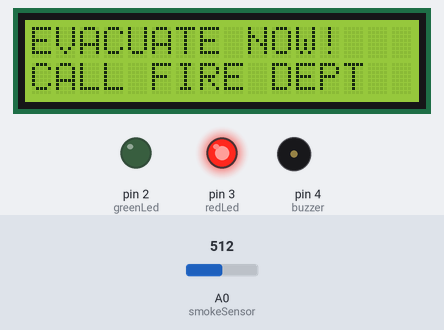
The sketch below on a simulated Arduino Uno, built with avr-gcc and run on an emulated ATmega328P. Shown: 16×2 character LCD, output pins drawn as LEDs (lit = HIGH), buzzer (waves = sounding). Inputs (shaded band) come from the test bench; at power-on: A0 (smokeSensor) = 512. What the sketch prints to the serial monitor is not drawn.

Above: at 6.8 s.
6.9 s: A0 (smokeSensor) set to 491
At 7.8 s:
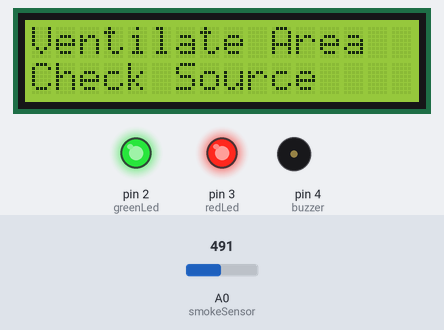
9.9 s: A0 (smokeSensor) set to 357
At 10.3 s:
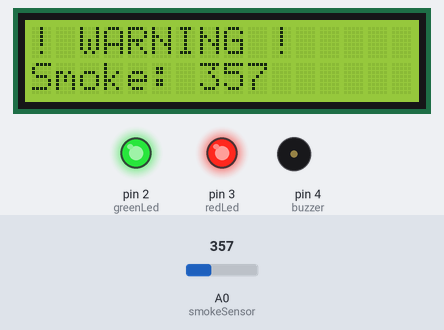
11.9 s: A0 (smokeSensor) set to 331
At 12.4 s:
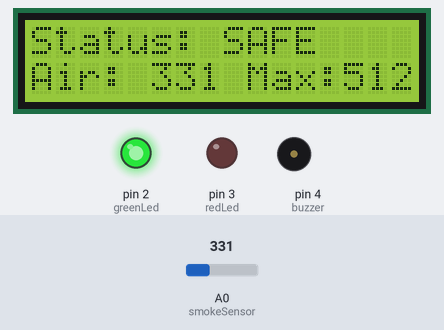
13.4 s: A0 (smokeSensor) set to 510
At 13.6 s:
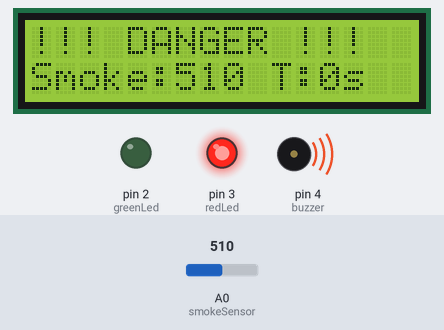
Timing chart, 0 to 17.4 s (numbered marks = the images above; inputs shaded):
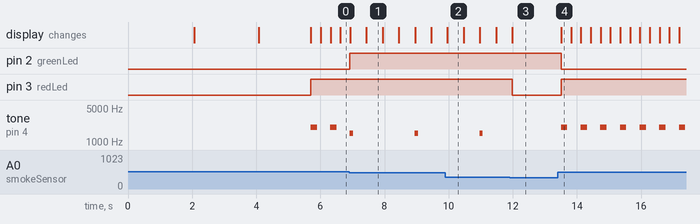

Measured:
- the behaviour switches between 500 and 499 on A0 (smokeSensor) (found by bisection; images 0 and 1)
- the behaviour switches between 350 and 349 on A0 (smokeSensor) (found by bisection; images 2 and 3)
- after the input at 6.9 s, pin 2 (greenLed): LOW → HIGH at once; tone on pin 4 (buzzer): alternates 1500 Hz for 0.10 s and silent for 1.9 s, starting at once; the display: first changes at once (image 1 shows a later state)
- after the input at 9.9 s, the display: changes after 0.06 s (image 2)
- after the input at 11.9 s, pin 3 (redLed): HIGH → LOW after 0.08 s; tone on pin 4 (buzzer): stays silent (without the input it goes to 1500 Hz after 1.1 s); the display: changes after 0.09 s (image 3)
- after the input at 13.4 s, pin 2 (greenLed): HIGH → LOW after 0.10 s; pin 3 (redLed): LOW → HIGH after 0.10 s; tone on pin 4 (buzzer): alternates 2000 Hz for 0.20 s and silent for 0.41 s, starting after 0.10 s; the display: changes after 0.11 s (image 4)
- by itself, tone on pin 4 (buzzer): alternates 2000 Hz for 0.20 s and silent for 0.41 s

The sketch:

copy_of_smoke_detector_system1.ino
```cpp
/*SMOKE DETECTION SYSTEM*/

#include <LiquidCrystal.h>

// LCD: RS, E, D4, D5, D6, D7
LiquidCrystal lcd(5, 6, 8, 9, 10, 11);

// Hardware pins
int redLed = 3;
int greenLed = 2;
int buzzer = 4;
int smokeSensor = A0;

// Multi-level thresholds
int SAFE_LEVEL = 200;       // Below this = safe
int WARNING_LEVEL = 350;    // Yellow zone - pre-alert
int DANGER_LEVEL = 500;     // Red zone - evacuate

// System variables
int smokeValue = 0;
int maxSmokeRecorded = 0;   // Peak smoke level detected
unsigned long alertStartTime = 0;
bool alertActive = false;

void setup()
{
  pinMode(redLed, OUTPUT);
  pinMode(greenLed, OUTPUT);
  pinMode(buzzer, OUTPUT);
  pinMode(smokeSensor, INPUT);

  Serial.begin(9600);
  lcd.begin(16, 2);

  // Startup screen
  lcd.setCursor(0, 0);
  lcd.print("Smart Smoke");
  lcd.setCursor(0, 1);
  lcd.print("Detector v2.0");
  delay(2000);

  lcd.clear();
  lcd.print("Calibrating...");
  delay(1000);

  // Calibrate baseline
  int baseline = 0;
  for(int i = 0; i < 10; i++) {
    baseline += analogRead(smokeSensor);
    delay(100);
  }
  baseline = baseline / 10;

  lcd.clear();
  lcd.print("Baseline: ");
  lcd.print(baseline);
  delay(1500);

  Serial.println("=== SMART SMOKE DETECTOR ===");
  Serial.println("Level | Range | Status");
  Serial.println("SAFE  | 0-199 | Green");
  Serial.println("WARN  | 200-349 | Yellow");
  Serial.println("DANGER| 350+ | Red Alert");
  Serial.println();
}

void loop() {
  smokeValue = analogRead(smokeSensor);

  // Track maximum smoke level
  if(smokeValue > maxSmokeRecorded) {
    maxSmokeRecorded = smokeValue;
  }

  // Status logging
  Serial.print("Smoke: ");
  Serial.print(smokeValue);
  Serial.print(" | Max: ");
  Serial.print(maxSmokeRecorded);
  Serial.print(" | Status: ");

  // === LEVEL 3: CRITICAL DANGER ===
  if(smokeValue >= DANGER_LEVEL) {
    Serial.println("CRITICAL ALERT!");

    if(!alertActive) {
      alertActive = true;
      alertStartTime = millis();
    }

    unsigned long alertDuration = (millis() - alertStartTime) / 1000;

    // Fast flashing red
    digitalWrite(redLed, HIGH);
    digitalWrite(greenLed, LOW);

    // Rapid beeping
    tone(buzzer, 2000, 200);

    lcd.clear();
    lcd.setCursor(0, 0);
    lcd.print("!!! DANGER !!!");
    lcd.setCursor(0, 1);
    lcd.print("Smoke:");
    lcd.print(smokeValue);
    lcd.print(" T:");
    lcd.print(alertDuration);
    lcd.print("s");

    delay(300);

    lcd.clear();
    lcd.setCursor(0, 0);
    lcd.print("EVACUATE NOW!");
    lcd.setCursor(0, 1);
    lcd.print("CALL FIRE DEPT");

    delay(300);
  }

  // === LEVEL 2: WARNING ===
  else if(smokeValue >= WARNING_LEVEL) {
    Serial.println("WARNING");

    alertActive = false;

    // Slow flashing
    digitalWrite(redLed, HIGH);
    digitalWrite(greenLed, HIGH); // Both on = yellow

    // Intermittent beep
    if(millis() % 2000 < 1000) {
      tone(buzzer, 1500, 100);
    }

    lcd.clear();
    lcd.setCursor(0, 0);
    lcd.print("! WARNING !");
    lcd.setCursor(0, 1);
    lcd.print("Smoke: ");
    lcd.print(smokeValue);

    delay(500);

    lcd.clear();
    lcd.setCursor(0, 0);
    lcd.print("Ventilate Area");
    lcd.setCursor(0, 1);
    lcd.print("Check Source");

    delay(500);
  }

  // === LEVEL 1: SAFE ===
  else {
    Serial.println("Safe");

    alertActive = false;

    digitalWrite(greenLed, HIGH);
    digitalWrite(redLed, LOW);
    noTone(buzzer);

    lcd.clear();
    lcd.setCursor(0, 0);
    lcd.print("Status: SAFE");
    lcd.setCursor(0, 1);
    lcd.print("Air: ");
    lcd.print(smokeValue);
    lcd.print(" Max:");
    lcd.print(maxSmokeRecorded);

    delay(500);
  }
}
```
